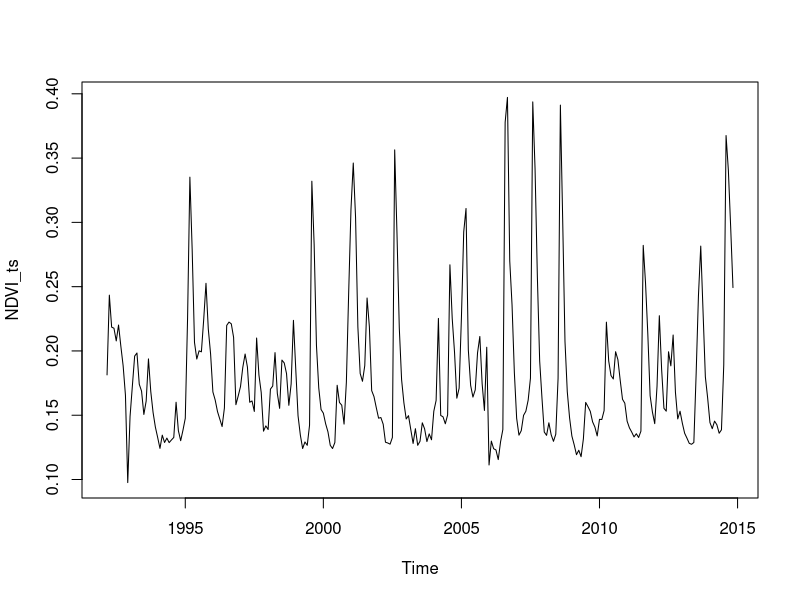
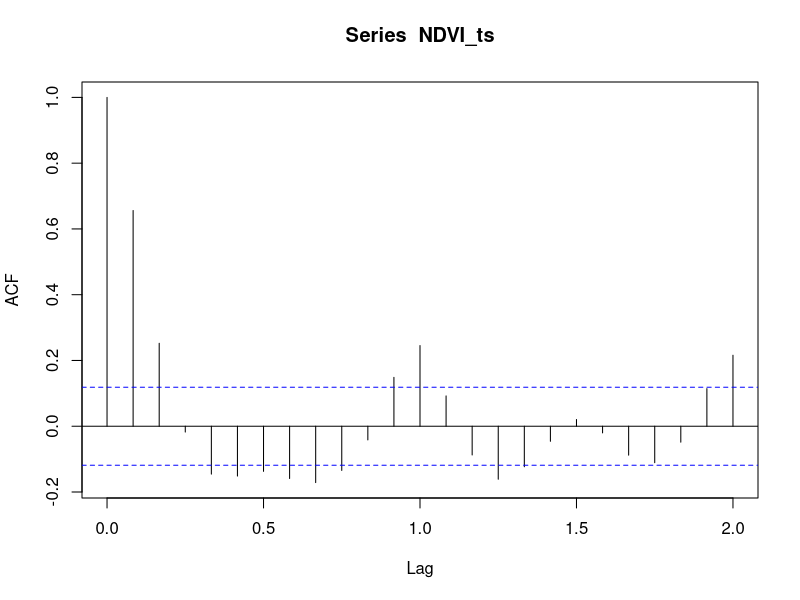
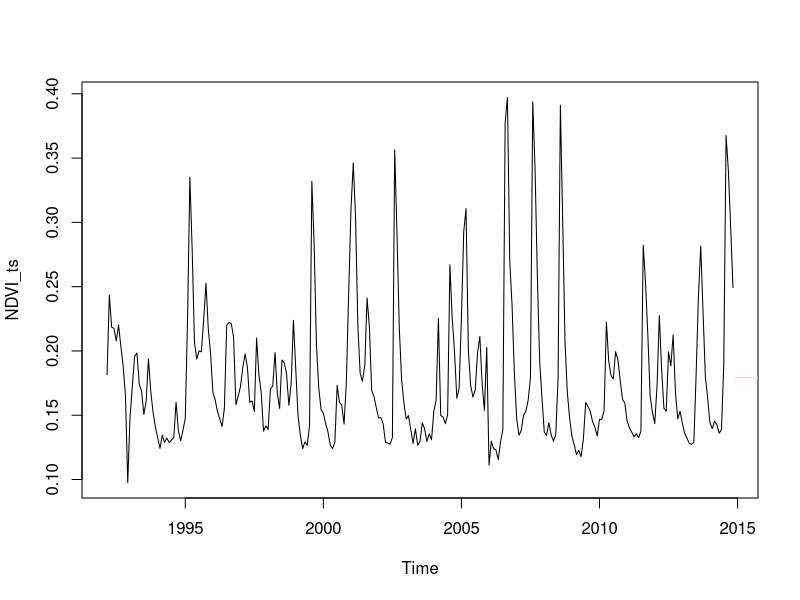
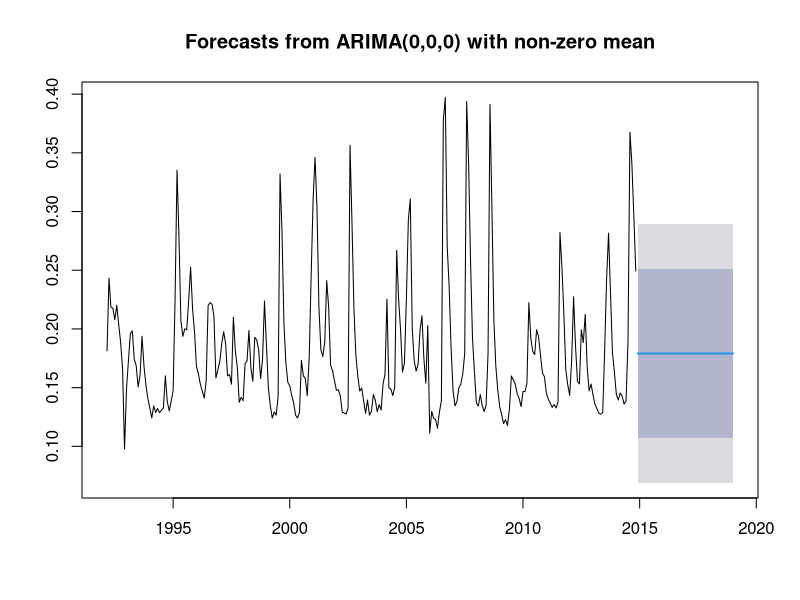
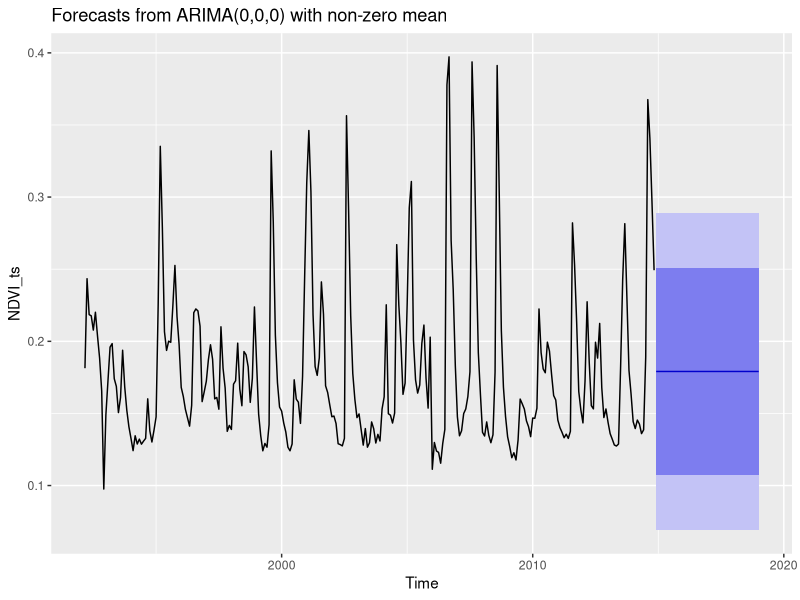
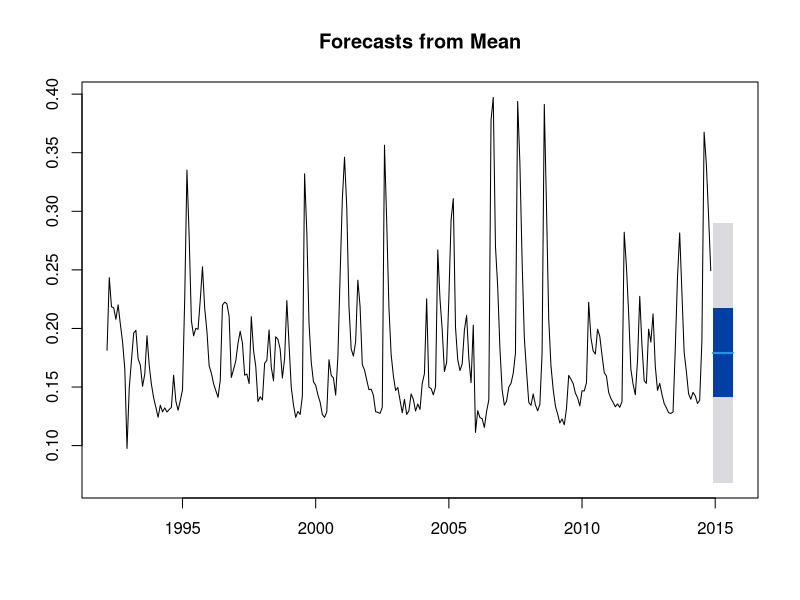
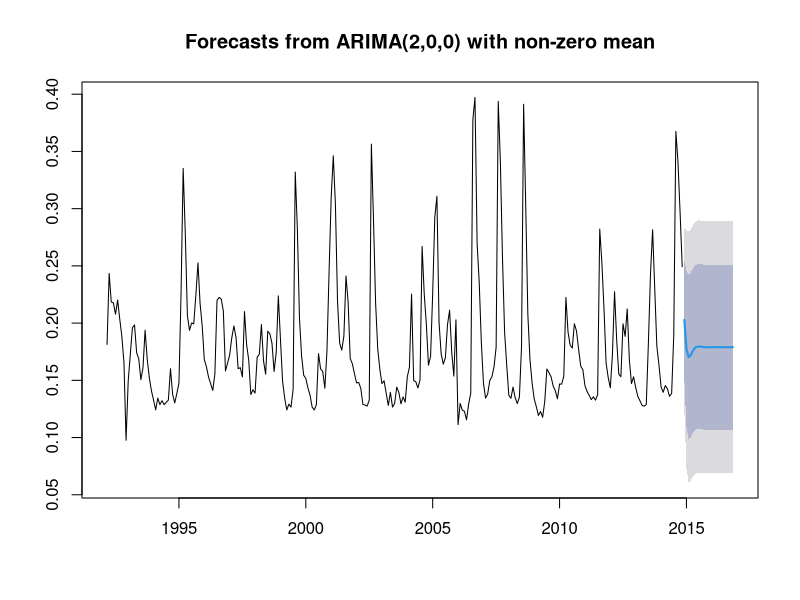
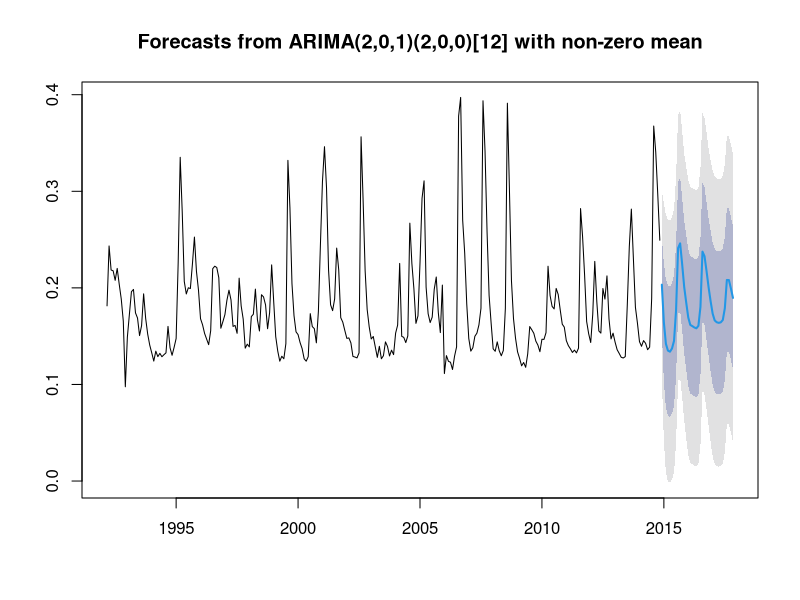

Here is the R script that generated these plots, in order:
## ---- chunk 1
library(forecast)
library(ggplot2)

data = read.csv("portal_timeseries.csv", stringsAsFactors = FALSE, colClasses = c("date" = "character"))
head(data)
NDVI_ts = ts(data$NDVI, start = c(1992, 3), end = c(2014, 11), frequency = 12)
## ---- chunk 2
plot(NDVI_ts)
acf(NDVI_ts)
## ---- chunk 3
avg_model = Arima(NDVI_ts, c(0, 0, 0))
str(avg_model)
## ---- chunk 4
avg_forecast = forecast(avg_model)
str(avg_forecast)
## ---- chunk 5
avg_forecast$mean
## ---- chunk 6
avg_forecast = forecast(avg_model, h = 50)
## ---- chunk 7
plot(NDVI_ts)
lines(avg_forecast$mean, col = 'pink')
## ---- chunk 8
plot(avg_forecast)
autoplot(avg_forecast)
## ---- chunk 9
avg_forecast
avg_forecast <- meanf(NDVI_ts, level = c(50, 95))
avg_forecast
plot(avg_forecast)
## ---- chunk 10
arima_model = auto.arima(NDVI_ts, seasonal = FALSE)
arima_model
arima_forecast = forecast(arima_model)
plot(arima_forecast)
## ---- chunk 11
seasonal_arima_model = auto.arima(NDVI_ts)
seasonal_arima_forecast = forecast(seasonal_arima_model, h = 36, level = c(80, 99))
plot(seasonal_arima_forecast)
## ---- chunk 12
library(dplyr)

data$date = as.Date(data$date, "%m/%d/%Y")
monsoon_data <- data %>%
  mutate(month = format(date, "%m"), year = format(date, "%Y")) %>% 
  filter(month %in% c("07", "08", "09")) %>%
  group_by(year) %>%
  summarize(monsoon_rain = sum(rain), monsoon_ndvi = mean(NDVI))
## ---- chunk 13
ggplot(monsoon_data, aes(x = monsoon_rain, y = monsoon_ndvi)) +
  geom_point() +
  geom_smooth(method = "lm")
## ---- chunk 14
rain_model = lm('monsoon_ndvi ~ monsoon_rain', data = monsoon_data)
## ---- chunk 15
rain_forecast = forecast(rain_model, newdata = data.frame(monsoon_rain = c(120, 226, 176, 244)))
plot(rain_forecast)
